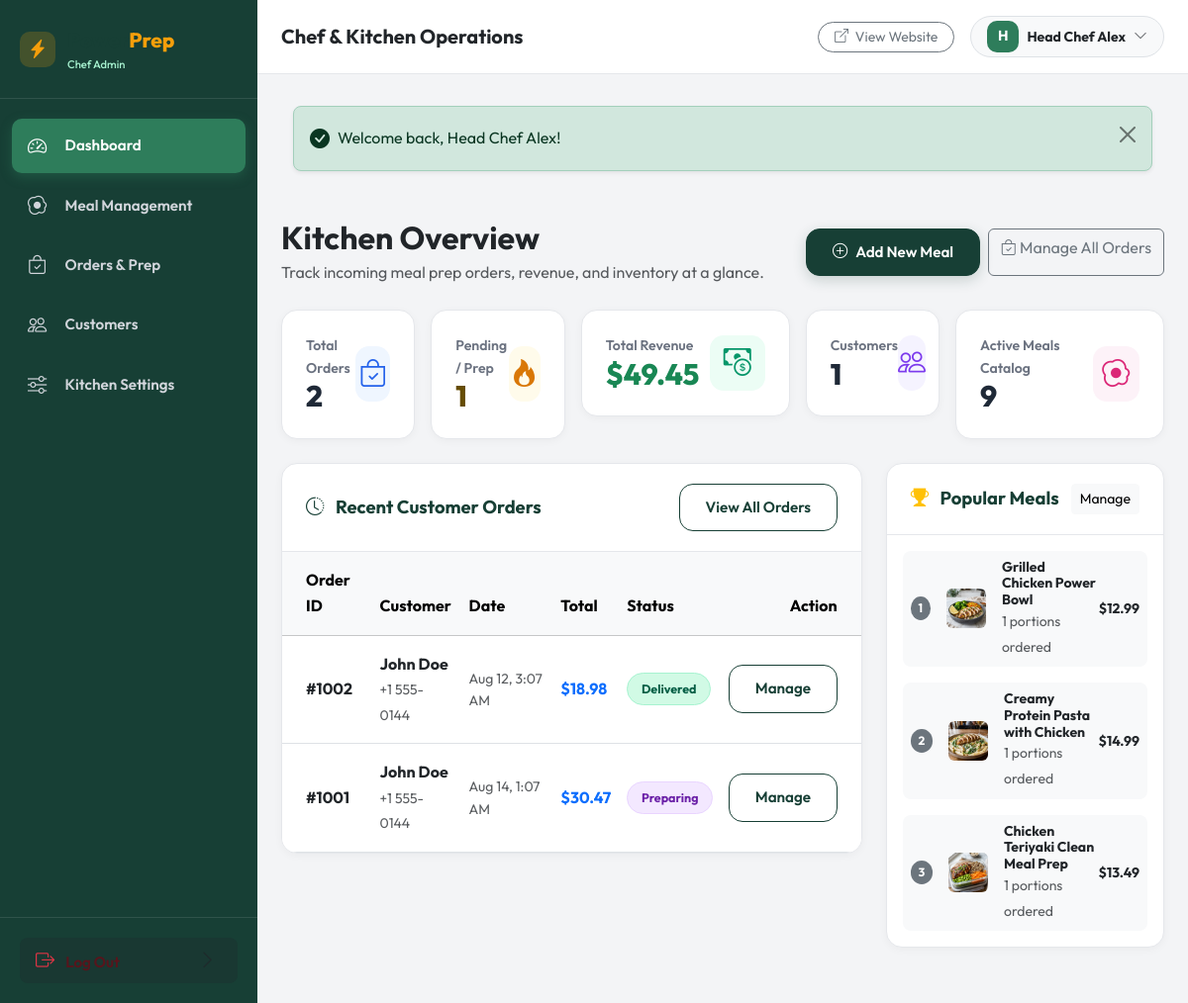
/admin/index.php (signed in), run on the app's committed database.
### tables this page shows
CREATE TABLE `orders` (
  `id` INT AUTO_INCREMENT PRIMARY KEY,
  `user_id` INT NULL,
  `customer_name` VARCHAR(100) NOT NULL,
  `customer_email` VARCHAR(120) NOT NULL,
  `customer_phone` VARCHAR(30) NOT NULL,
  `delivery_address` TEXT NOT NULL,
  `delivery_city` VARCHAR(80) NOT NULL,
  `delivery_instructions` TEXT NULL,
  `subtotal` DECIMAL(10,2) NOT NULL,
  `delivery_fee` DECIMAL(10,2) NOT NULL DEFAULT 3.99,
  `total` DECIMAL(10,2) NOT NULL,
  `payment_method` VARCHAR(50) NOT NULL DEFAULT 'Cash on Delivery',
  `payment_status` ENUM('Pending', 'Paid') NOT NULL DEFAULT 'Pending',
  `status` ENUM('Pending', 'Confirmed', 'Preparing', 'Ready', 'Out for Delivery', 'Delivered', 'Cancelled') NOT NULL DEFAULT 'Pending',
  `created_at` TIMESTAMP DEFAULT CURRENT_TIMESTAMP,
  `updated_at` TIMESTAMP DEFAULT CURRENT_TIMESTAMP ON UPDATE CURRENT_TIMESTAMP,
  FOREIGN KEY (`user_id`) REFERENCES `users`(`id`) ON DELETE SET NULL
);

### admin/index.php (the view, shortened to what this page needs)
<?php
require_once __DIR__ . '/../includes/functions.php';
require_once __DIR__ . '/includes/header.php';
$total_orders = $pdo->query("SELECT COUNT(*) FROM orders")->fetchColumn() ?: 0;
$pending_orders = $pdo->query("SELECT COUNT(*) FROM orders WHERE status IN ('Pending', 'Confirmed', 'Preparing')")->fetchColumn() ?: 0;
$total_revenue = $pdo->query("SELECT SUM(total) FROM orders WHERE status != 'Cancelled'")->fetchColumn() ?: 0.00;
$total_customers = $pdo->query("SELECT COUNT(*) FROM users WHERE role = 'customer'")->fetchColumn() ?: 0;
$total_meals = $pdo->query("SELECT COUNT(*) FROM meals")->fetchColumn() ?: 0;
$stmt_recent = $pdo->query("SELECT * FROM orders ORDER BY id DESC LIMIT 6");
$recent_orders = $stmt_recent->fetchAll();
$stmt_popular = $pdo->query("
    SELECT oi.meal_name, m.image, SUM(oi.quantity) as total_qty, SUM(oi.subtotal) as total_sales
    FROM order_items oi
    LEFT JOIN meals m ON oi.meal_id = m.id
    GROUP BY oi.meal_name, m.image
    ORDER BY total_qty DESC
    LIMIT 5
");
$popular_meals = $stmt_popular->fetchAll();
?>
<div class="d-flex flex-column flex-md-row justify-content-between align-items-md-center gap-3 mb-4">
  <div>
    <h2 class="fw-bold text-dark mb-1">Kitchen Overview</h2>
    <p class="text-muted mb-0">Track incoming meal prep orders, revenue, and inventory at a glance.</p>
  </div>
  <div class="d-flex gap-2">
    <a href="add-meal.php" class="btn btn-primary-custom">
      <i class="bi bi-plus-circle"></i> Add New Meal
    </a>
    <a href="orders.php" class="btn btn-outline-secondary">
      <i class="bi bi-bag-check"></i> Manage All Orders
    </a>
  </div>
</div>
<div class="row g-3 mb-4">
  <div class="col-xl-2 col-lg-4 col-sm-6">
    <div class="stat-card">
      <div>
        <div class="stat-label">Total Orders</div>
        <div class="stat-number"><?= $total_orders ?></div>
      </div>
      <div class="stat-icon orders">
        <i class="bi bi-bag-check"></i>
      </div>
    </div>
  </div>
  <div class="col-xl-2 col-lg-4 col-sm-6">
    <div class="stat-card">
      <div>
        <div class="stat-label">Pending / Prep</div>
        <div class="stat-number text-warning-emphasis"><?= $pending_orders ?></div>
      </div>
      <div class="stat-icon pending">
        <i class="bi bi-fire"></i>
      </div>
    </div>
  </div>
  <div class="col-xl-3 col-lg-4 col-sm-6">
    <div class="stat-card">
      <div>
        <div class="stat-label">Total Revenue</div>
        <div class="stat-number text-success"><?= format_price($total_revenue) ?></div>
      </div>
      <div class="stat-icon revenue">
        <i class="bi bi-cash-coin"></i>
      </div>
    </div>
  </div>
  <div class="col-xl-2 col-lg-6 col-sm-6">
    <div class="stat-card">
      <div>
        <div class="stat-label">Customers</div>
        <div class="stat-number"><?= $total_customers ?></div>
      </div>
      <div class="stat-icon customers">
        <i class="bi bi-people"></i>
      </div>
    </div>
  </div>
  <div class="col-xl-3 col-lg-6 col-sm-12">
    <div class="stat-card">
      <div>
        <div class="stat-label">Active Meals Catalog</div>
        <div class="stat-number"><?= $total_meals ?></div>
      </div>
      <div class="stat-icon meals">
        <i class="bi bi-egg-fried"></i>
      </div>
    </div>
  </div>
</div>
<div class="row g-4">
  <div class="col-xl-8">
    <div class="admin-card">
      <div class="admin-card-header">
        <h5 class="admin-card-title"><i class="bi bi-clock-history me-2"></i> Recent Customer Orders</h5>
        <a href="orders.php" class="btn btn-sm btn-outline-custom">View All Orders</a>
      </div>
      <div class="admin-card-body p-0">
        <div class="table-responsive">
          <table class="table table-hover align-middle mb-0">
            <thead class="table-light">
              <tr>
                <th class="ps-4 py-3">Order ID</th>
                <th class="py-3">Customer</th>
                <th class="py-3">Date</th>
                <th class="py-3">Total</th>
                <th class="py-3">Status</th>
                <th class="pe-4 py-3 text-end">Action</th>
              </tr>
            </thead>
            <tbody>
              <?php if (empty($recent_orders)): ?>
                <tr>
                  <td colspan="6" class="text-center py-4 text-muted">No orders received yet.</td>
                </tr>
              <?php else: ?>
                <?php foreach ($recent_orders as $ord): ?>
                  <tr>
                    <td class="ps-4 py-3 fw-bold text-dark">#<?= $ord['id'] ?></td>
                    <td class="py-3">
                      <strong class="text-dark d-block"><?= e($ord['customer_name']) ?></strong>
                      <small class="text-muted"><?= e($ord['customer_phone']) ?></small>
                    </td>
                    <td class="py-3 text-muted small"><?= date('M d, g:i A', strtotime($ord['created_at'])) ?></td>
                    <td class="py-3 fw-bold text-primary"><?= format_price($ord['total']) ?></td>
                    <td class="py-3">
                      <span class="status-pill status-<?= strtolower(str_replace(' ', '-', $ord['status'])) ?>">
                        <?= e($ord['status']) ?>
                      </span>
                    </td>
                    <td class="pe-4 py-3 text-end">
                      <a href="order-details.php?id=<?= $ord['id'] ?>" class="btn btn-sm btn-outline-custom" title="View Details & Update Status">
                        Manage
                      </a>
                    </td>
                  </tr>
                <?php endforeach; ?>
              <?php endif; ?>
            </tbody>
          </table>
        </div>
      </div>
    </div>
  </div>
  <div class="col-xl-4">
    <div class="admin-card">
      <div class="admin-card-header">
        <h5 class="admin-card-title"><i class="bi bi-trophy-fill text-warning me-2"></i> Popular Meals</h5>
        <a href="meals.php" class="btn btn-sm btn-light">Manage</a>
      </div>
      <div class="admin-card-body p-3">
        <?php if (empty($popular_meals)): ?>
          <p class="text-muted text-center py-3 mb-0">No order data available yet.</p>
        <?php else: ?>
          <div class="d-flex flex-column gap-3">
            <?php foreach ($popular_meals as $idx => $pop): ?>
              <div class="d-flex align-items-center justify-content-between p-2 rounded-3 bg-light">
                <div class="d-flex align-items-center gap-3">
                  <span class="badge bg-secondary rounded-circle" style="width: 24px; height: 24px; display: flex; align-items: center; justify-content: center;"><?= $idx + 1 ?></span>
                  <?php if (!empty($pop['image'])): ?>
                    <img src="../uploads/meals/<?= e($pop['image']) ?>" alt="" class="rounded-2" style="width: 40px; height: 40px; object-fit: cover;" onerror="this.src='../uploads/meals/grilled_chicken_bowl.jpg'">
                  <?php endif; ?>
                  <div>
                    <h6 class="fw-bold text-dark mb-0 small"><?= e($pop['meal_name']) ?></h6>
                    <small class="text-muted"><?= (int)$pop['total_qty'] ?> portions ordered</small>
                  </div>
                </div>
                <strong class="text-dark small"><?= format_price($pop['total_sales']) ?></strong>
              </div>
            <?php endforeach; ?>
          </div>
        <?php endif; ?>
      </div>
    </div>
  </div>
</div>
<?php require_once __DIR__ . '/includes/footer.php'; ?>

### assets/css/admin.css (style rules this page uses)
:root { --admin-sidebar-bg: #173F35; --admin-sidebar-hover: #1f5245; --admin-sidebar-active: #2E7D5B; --admin-bg: #f3f4f6; --admin-card-bg: #ffffff; --admin-text: #1f2937; --admin-text-muted: #6b7280; --admin-border: #e5e7eb; }
body.admin-body { background-color: var(--admin-bg); font-family: 'Outfit', 'Inter', -apple-system, BlinkMacSystemFont, sans-serif; color: var(--admin-text); overflow-x: hidden; }
.stat-card { background: #ffffff; border-radius: 16px; padding: 1.5rem; border: 1px solid var(--admin-border); box-shadow: 0 2px 8px rgba(0,0,0,0.04); display: flex; align-items: center; justify-content: space-between; transition: transform 0.2s ease, box-shadow 0.2s ease; }
.stat-icon { width: 56px; height: 56px; border-radius: 14px; display: flex; align-items: center; justify-content: center; font-size: 1.75rem; }
.stat-icon.orders { background: #eff6ff; color: #2563eb; }
.stat-icon.pending { background: #fffbeb; color: #d97706; }
.stat-icon.revenue { background: #ecfdf5; color: #059669; }
.stat-icon.customers { background: #f5f3ff; color: #7c3aed; }
.stat-icon.meals { background: #fdf2f8; color: #db2777; }
.stat-number { font-size: 1.85rem; font-weight: 800; color: var(--admin-text); line-height: 1.2; }
.stat-label { font-size: 0.88rem; font-weight: 600; color: var(--admin-text-muted); }
.admin-card { background: #ffffff; border-radius: 16px; border: 1px solid var(--admin-border); box-shadow: 0 2px 8px rgba(0,0,0,0.04); margin-bottom: 1.5rem; overflow: hidden; }
.admin-card-header { padding: 1.25rem 1.5rem; border-bottom: 1px solid var(--admin-border); display: flex; align-items: center; justify-content: space-between; }
.admin-card-title { font-size: 1.15rem; font-weight: 700; margin: 0; color: #173F35; }
.admin-card-body { padding: 1.5rem; }
.status-pill { padding: 0.35rem 0.85rem; border-radius: 999px; font-size: 0.78rem; font-weight: 700; display: inline-flex; align-items: center; gap: 0.4rem; }
.status-preparing { background: #f3e8ff; color: #6b21a8; border: 1px solid #e9d5ff; }
.status-delivered { background: #d1fae5; color: #065f46; border: 1px solid #a7f3d0; }

### assets/css/style.css (style rules this page uses)
:root { --primary: #173F35; --primary-hover: #12332a; --primary-light: #e8f3ef; --secondary: #2E7D5B; --secondary-hover: #246448; --accent: #F59E0B; --accent-hover: #d97706; --accent-light: #fef3c7; --bg-main: #F7F8F5; --bg-card: #FFFFFF; --text-main: #1F2937; --text-muted: #6B7280; --border-color: #E5E7EB; --protein-color: #3B82F6; --carbs-color: #F59E0B; --fat-color: #EF4444; --calories-color: #10B981; --radius-sm: 8px; --radius-md: 14px; --radius-lg: 20px; --radius-xl: 28px; --shadow-sm: 0 2px 8px rgba(23, 63, 53, 0.04); --shadow-md: 0 8px 24px rgba(23, 63, 53, 0.08); --shadow-lg: 0 16px 36px rgba(23, 63, 53, 0.12); --shadow-hover: 0 20px 40px rgba(23, 63, 53, 0.16); --transition: all 0.25s cubic-bezier(0.4, 0, 0.2, 1); }
* { box-sizing: border-box; margin: 0; padding: 0; }
body { font-family: 'Outfit', 'Inter', -apple-system, BlinkMacSystemFont, 'Segoe UI', Roboto, sans-serif; background-color: var(--bg-main); color: var(--text-main); line-height: 1.6; min-height: 100vh; display: flex; flex-direction: column; -webkit-font-smoothing: antialiased; }
a { color: var(--secondary); text-decoration: none; transition: var(--transition); }
img { max-width: 100%; height: auto; display: block; }
.btn-primary-custom { background: var(--primary); color: #ffffff; border: 1px solid var(--primary); padding: 0.75rem 1.6rem; border-radius: var(--radius-md); font-weight: 600; font-size: 0.95rem; display: inline-flex; align-items: center; justify-content: center; gap: 0.5rem; transition: var(--transition); box-shadow: 0 4px 14px rgba(23, 63, 53, 0.2); }
.btn-outline-custom { background: transparent; color: var(--primary); border: 1.5px solid var(--primary); padding: 0.75rem 1.6rem; border-radius: var(--radius-md); font-weight: 600; font-size: 0.95rem; display: inline-flex; align-items: center; justify-content: center; gap: 0.5rem; transition: var(--transition); }

### data on the page
orders: id "1002", customer_name "John Doe", customer_phone "+1 555-0144", created_at "Aug 12, 3:07 AM", total "$18.98", status "Delivered"
orders: id "1001", customer_name "John Doe", customer_phone "+1 555-0144", created_at "Aug 14, 1:07 AM", total "$30.47", status "Preparing"

### other printed values
substr($current_user['name'], 0, 1) "H"
$current_user['name'] "Head Chef Alex"
$text "Welcome back, Head Chef Alex!"
$total_orders "2"
$pending_orders "1"
format_price($total_revenue) "$49.45"
$total_customers "1"
$total_meals "9"
$pop['meal_name'] "Grilled Chicken Power Bowl"
$pop['total_qty'] "1"
format_price($pop['total_sales']) "$12.99"
$pop['meal_name'] "Creamy Protein Pasta with Chicken"
format_price($pop['total_sales']) "$14.99"
$pop['meal_name'] "Chicken Teriyaki Clean Meal Prep"
format_price($pop['total_sales']) "$13.49"
